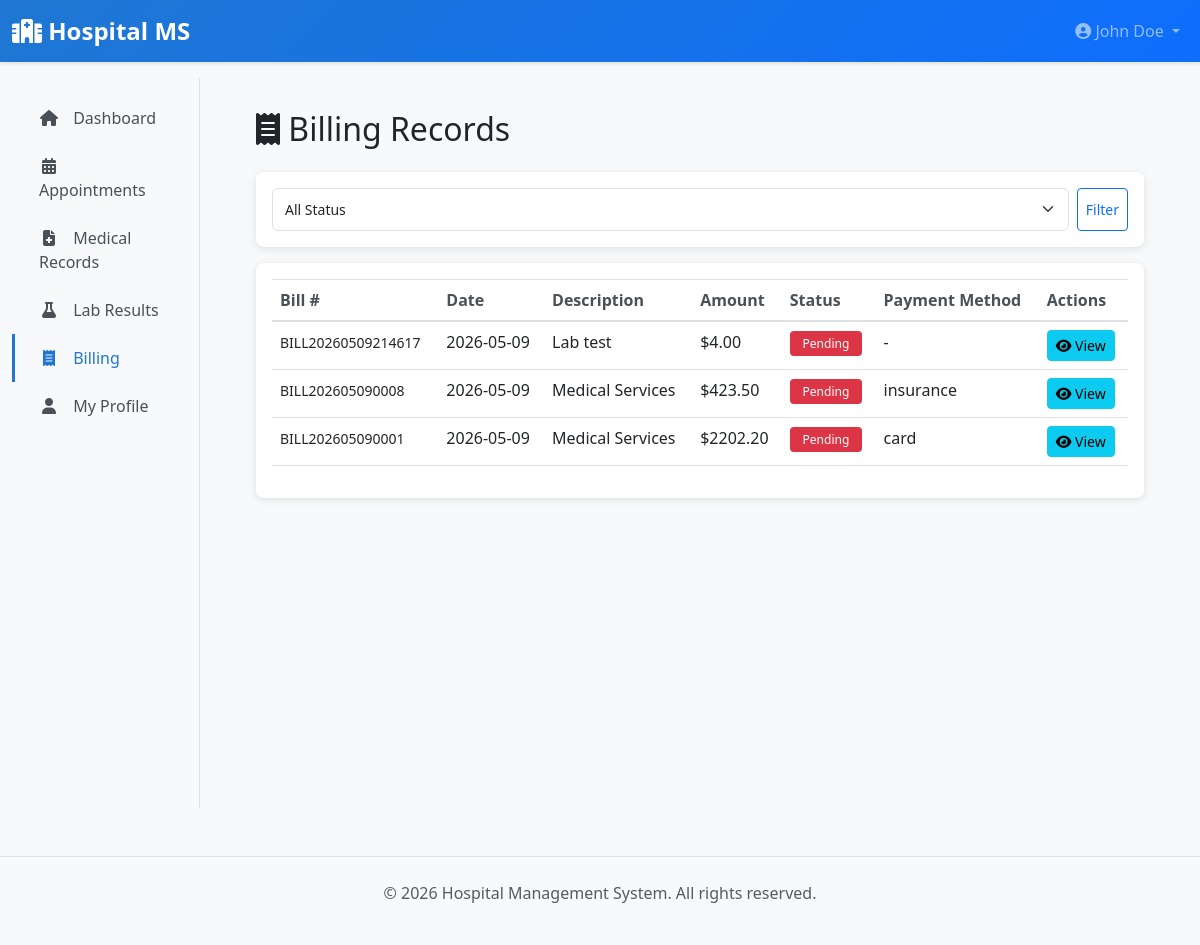
Page /patient/billing (signed in) on the earlier database version.
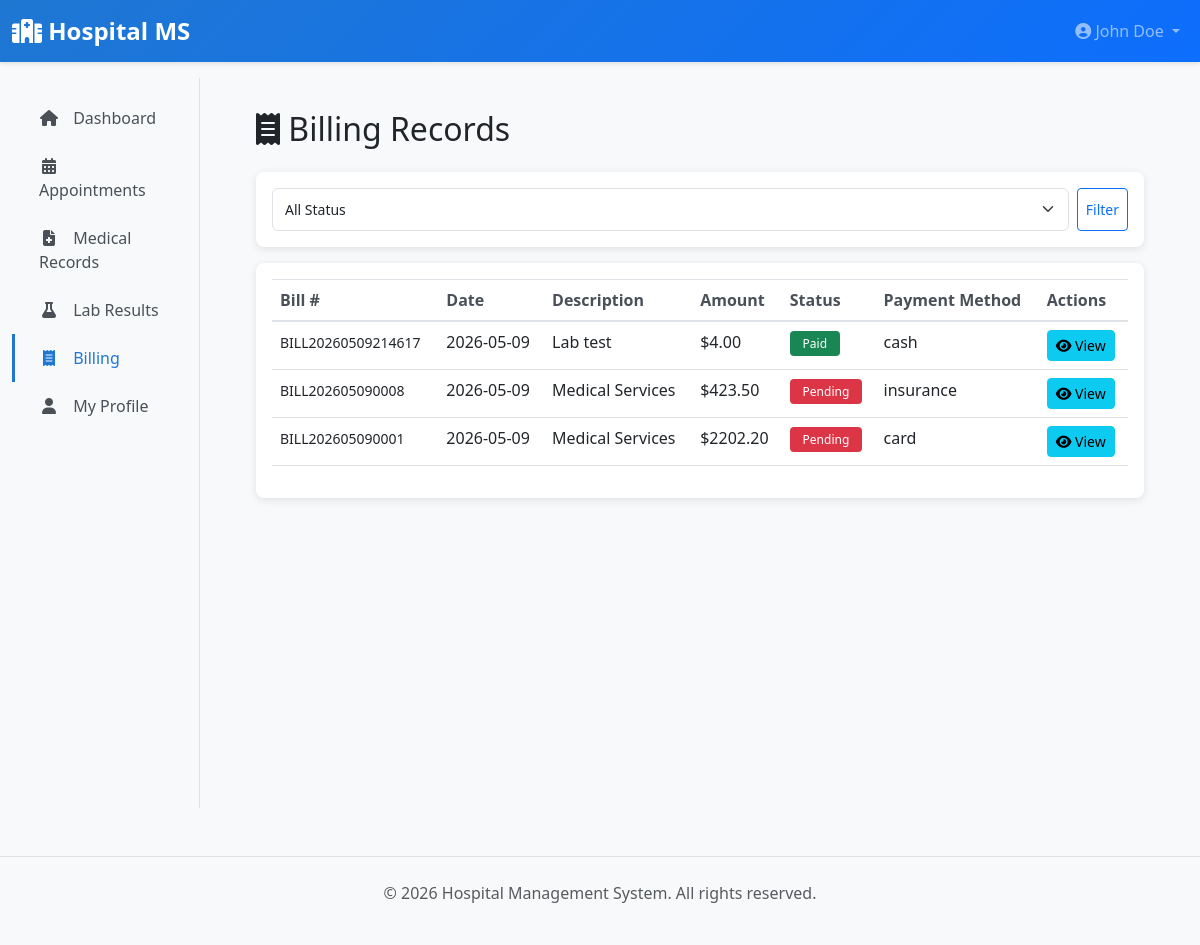
Same page on the later database version.
### app/models/__init__.py (models this page shows, shortened)
class BillingRecord(db.Model):
    __tablename__ = 'billing_records'
    id = db.Column(db.Integer, primary_key=True)
    patient_id = db.Column(db.Integer, db.ForeignKey('patients.id'), nullable=False)
    bill_number = db.Column(db.String(30), unique=True, nullable=False)
    description = db.Column(db.Text)
    amount = db.Column(db.Float, nullable=False)
    tax = db.Column(db.Float, default=0.0)
    total_amount = db.Column(db.Float, nullable=False)
    payment_status = db.Column(db.String(20), default='pending')  # pending, paid, partial
    payment_date = db.Column(db.DateTime)
    payment_method = db.Column(db.String(50))  # cash, card, cheque, insurance
    bill_date = db.Column(db.DateTime, default=datetime.utcnow)
    notes = db.Column(db.Text)
    created_at = db.Column(db.DateTime, default=datetime.utcnow)
    patient = db.relationship('Patient', back_populates='billing_records')

### app/blueprints/patient.py (the view)
@patient_bp.route('/billing')
@login_required
@patient_required
def billing():
    patient = current_user.patient
    page = request.args.get('page', 1, type=int)
    status_filter = request.args.get('status', 'all')
    query = BillingRecord.query.filter_by(patient_id=patient.id)
    if status_filter != 'all':
        query = query.filter_by(payment_status=status_filter)
    bills = query.order_by(
        BillingRecord.created_at.desc()
    ).paginate(page=page, per_page=10)
    return render_template('patient/billing.html', bills=bills, status_filter=status_filter)

### app/blueprints/patient.py (called while the page is built)
def patient_required(f):
    @wraps(f)
    def decorated_function(*args, **kwargs):
        if not current_user.is_authenticated or current_user.role != UserRole.PATIENT:
            flash('You do not have permission to access this page.', 'danger')
            return redirect(url_for('main.dashboard'))
        return f(*args, **kwargs)
    return decorated_function

### app/models/__init__.py (called while the page is built)
    def get_full_name(self):
        return f"{self.first_name} {self.last_name}".strip()

### app/templates/patient/billing.html (shortened to what this page needs)
{% extends "layouts/base.html" %}
{% block content %}
<h2 class="mb-4"><i class="fas fa-receipt"></i> Billing Records</h2>
<div class="card mb-3">
    <div class="card-body">
        <form method="GET" class="d-flex gap-2">
            <select name="status" class="form-select form-select-sm">
                <option value="all" {% if status_filter == 'all' %}selected{% endif %}>All Status</option>
            </select>
            <button type="submit" class="btn btn-sm btn-outline-primary">Filter</button>
        </form>
    </div>
</div>
<div class="card">
    <div class="card-body">
        {% if bills.items %}
        <div class="table-responsive">
            <table class="table table-hover">
                <thead>
                    <tr>
                        <th>Bill #</th>
                        <th>Date</th>
                        <th>Description</th>
                        <th>Amount</th>
                        <th>Status</th>
                        <th>Payment Method</th>
                        <th>Actions</th>
                    </tr>
                </thead>
                <tbody>
                    {% for bill in bills.items %}
                    <tr>
                        <td><small>{{ bill.bill_number }}</small></td>
                        <td>{{ bill.bill_date.strftime('%Y-%m-%d') }}</td>
                        <td>{{ bill.description }}</td>
                        <td>${{ "%.2f"|format(bill.total_amount) }}</td>
                        <td>
                            {% if bill.payment_status == 'paid' %}
                                <span class="badge badge-success">Paid</span>
                            {% elif bill.payment_status == 'partial' %}
                                <span class="badge badge-warning">Partial</span>
                            {% else %}
                                <span class="badge badge-danger">Pending</span>
                            {% endif %}
                        </td>
                        <td>{{ bill.payment_method or '-' }}</td>
                        <td>
                            <a href="{{ url_for('patient.view_bill', bill_id=bill.id) }}" class="btn btn-sm btn-info">
                                <i class="fas fa-eye"></i> View
                            </a>
                        </td>
                    </tr>
                    {% endfor %}
                </tbody>
            </table>
        </div>
        {% else %}
        <p class="text-muted text-center my-3">No billing records.</p>
        {% endif %}
    </div>
</div>
{% endblock %}

Differences in the rows shown:
changed BillingRecord "Lab test": payment_method "-" → "cash"; payment_status "Pending" → "Paid"
